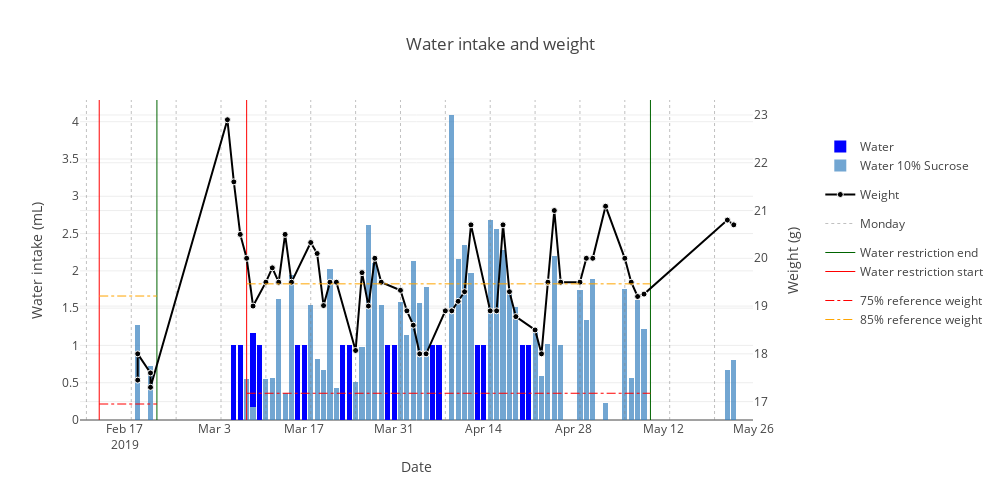

Write notebook code for a chart like this one.
### Code cell
subj = subject.Subject & {'subject_nickname': 'ibl_witten_10'}
# get water and date
water_info_query = (action.WaterAdministration & subj).proj(
    'water_administered', 'watertype_name', water_date='DATE(administration_time)')
water_info = water_info_query.fetch(as_dict=True)
water_info = pd.DataFrame(water_info)
water_types = water_info.watertype_name.unique()
water_info_type = water_info.pivot_table(
    index='water_date', columns='watertype_name', values='water_administered', aggfunc='sum')
max_water_intake = np.nanmax(water_info_type.values) + 0.2
yrange_water = [0, max_water_intake]
water_info_type = water_info_type.where((pd.notnull(water_info_type)), None)
weight_info_query = (action.Weighing & subj).proj(
    'weight', weighing_date='DATE(weighing_time)')
weight_info = weight_info_query.fetch(as_dict=True)
weight_info = pd.DataFrame(weight_info)
weight_info = weight_info.where((pd.notnull(weight_info)), None)


# get date range
d = putils.get_date_range(subj)

# get water restriction period
water_restrictions = (action.WaterRestriction & subj).proj(
    'reference_weight',
    res_start='DATE(restriction_start_time)', res_end='DATE(restriction_end_time)')


data = [
    go.Bar(
        x = [t.strftime('%Y-%m-%d') for t in water_info_type.index.tolist()],
        y = water_info_type[water_type].tolist(),
        marker = dict(color = water_type_map[water_type]),
        name = water_type,
        yaxis = 'y1',
        legendgroup='water_type'
    )
    for water_type in water_types
]

data.append(
    go.Scatter(
        x=[t.strftime('%Y-%m-%d') for t in weight_info['weighing_date'].tolist()],
        y=weight_info['weight'].tolist(),
        mode='lines+markers',
        name='Weight',
        marker=dict(
            size=6,
            color='black',
            line = dict(
            color = 'white',
            width = 1)
        ),
        legendgroup='weight',
        yaxis = 'y2'
    ))

# monday marks
for imonday, monday in enumerate(d['mondays']):
    if imonday == 0:
        show_monday_legend=True  
    else:
        show_monday_legend=False
    data.append(
        go.Scatter(
            x=[monday, monday],
            y=yrange_water,
            mode="lines",
            line=dict(
                width=0.5,
                color='gray',
                dash='dot'
            ),
            name='Monday',
            yaxis='y1',
            showlegend=show_monday_legend,
            legendgroup='monday'
        )
    )

# water restriction marks and reference weight marks
for iwater, water_res in enumerate(water_restrictions.fetch(as_dict=True)):
    
    if iwater==0:
        show_res_legend = True
    else:
        show_res_legend = False
    
    res_start = water_res['res_start'].strftime('%Y-%m-%d')
    
    if water_res['res_end']:
        res_end = water_res['res_end'].strftime('%Y-%m-%d')
    else:
        res_end = last_date_str
    data.append(
        go.Scatter(
            x=[res_start, res_start],
            y=yrange_water,
            mode="lines",
            line=dict(
                width=1,
                color='red',
            ),
            name='Water restriction start',
            yaxis='y1',
            showlegend=show_res_legend,
            legendgroup='restriction'
        )
    )
    
    if water_res['res_end']:

        data.append(
            go.Scatter(
                x=[res_end, res_end],
                y=yrange_water,
                mode="lines",
                line=dict(
                    width=1,
                    color='darkgreen',
                ),
                name='Water restriction end',
                yaxis='y1',
                showlegend=show_res_legend,
                legendgroup='restriction'
            )
        )
    
     
    data.append(
        go.Scatter(
            x=[res_start, res_end],
            y=[water_res['reference_weight']*0.85, water_res['reference_weight']*0.85],
            mode="lines",
            line=dict(
                width=1,
                color='orange',
                dash='dashdot'
            ),
            name='85% reference weight',
            yaxis='y2',
            showlegend=show_res_legend,
            legendgroup='weight_ref'
        )
    )
    
    data.append(
        go.Scatter(
            x=[res_start, res_end],
            y=[water_res['reference_weight']*0.75, water_res['reference_weight']*0.75],
            mode="lines",
            line=dict(
                width=1,
                color='red',
                dash='dashdot'
            ),
            name='75% reference weight',
            yaxis='y2',
            showlegend=show_res_legend,
            legendgroup='weight_ref'
        )
    )



layout = go.Layout(
    yaxis=dict(
        title='Water intake (mL)',
        range=yrange_water
    ),
    yaxis2=dict(
        title='Weight (g)',
        overlaying='y',
        side='right',
    ),
    width=1000,
    height=500,
    title='Water intake and weight', 
    xaxis=dict(
        title='Date',
        range=[d['first_date_str'], d['last_date_str']]
    ), 
    legend=dict(
        x=1.1, 
        y=0.9,
        orientation='v'),
    barmode='stack'
)
fig = go.Figure(data=data, layout=layout)
plotly.offline.iplot(fig)

### Figure 1 — Plotly figure (JSON) as saved in the notebook; plotly's stock layout.template omitted (floating-point values rounded to 4 significant figures)
{"data": [{"legendgroup": "water_type", "marker": {"color": "rgba(55, 128, 191, 0.7)"}, "name": "Water 10% Sucrose", "type": "bar", "uid": "60a3a399-bb79-4e1c-8a55-22468ff6e990", "x": ["2019-02-19", "2019-02-21", "2019-02-22", "2019-02-23", "2019-02-24", "2019-02-25", "2019-02-26", "2019-02-27", "2019-02-28", "2019-03-01", "2019-03-02", "2019-03-03", "2019-03-04", "2019-03-06", "2019-03-07", "2019-03-08", "2019-03-09", "2019-03-10", "2019-03-11", "2019-03-12", "2019-03-13", "2019-03-14", "2019-03-15", "2019-03-16", "2019-03-17", "2019-03-18", "2019-03-19", "2019-03-20", "2019-03-21", "2019-03-22", "2019-03-23", "2019-03-24", "2019-03-25", "2019-03-26", "2019-03-27", "2019-03-28", "2019-03-29", "2019-03-30", "2019-03-31", "2019-04-01", "2019-04-02", "2019-04-03", "2019-04-04", "2019-04-05", "2019-04-06", "2019-04-07", "2019-04-09", "2019-04-10", "2019-04-11", "2019-04-12", "2019-04-13", "2019-04-14", "2019-04-15", "2019-04-16", "2019-04-17", "2019-04-18", "2019-04-19", "2019-04-20", "2019-04-21", "2019-04-22", "2019-04-23", "2019-04-24", "2019-04-25", "2019-04-26", "2019-04-29", "2019-04-30", "2019-05-01", "2019-05-03", "2019-05-06", "2019-05-07", "2019-05-08", "2019-05-09", "2019-05-22", "2019-05-23"], "y": [1.278, 0.7231, null, null, null, null, null, null, null, null, null, null, null, null, null, 0.5536, 0.1683, null, 0.5508, 0.567, 1.617, 0.36, 1.939, null, null, 1.548, 0.812, 0.6698, 2.026, 0.4284, null, null, 0.511, 0.9828, 2.61, 2.103, 1.537, null, null, 1.577, 1.139, 2.133, 1.57, 1.782, null, null, 4.091, 2.164, 2.341, 1.974, null, null, 2.687, 2.564, 2.277, 1.692, 1.52, null, null, 1.224, 0.5874, 1.013, 2.203, 1.01, 1.737, 1.338, 1.891, 0.225, 1.76, 0.5616, 1.603, 1.224, 0.6704, 0.8075], "yaxis": "y"}, {"legendgroup": "water_type", "marker": {"color": "blue"}, "name": "Water", "type": "bar", "uid": "3a2e3f03-6c44-4878-b18b-25a4efa95b1c", "x": ["2019-02-19", "2019-02-21", "2019-02-22", "2019-02-23", "2019-02-24", "2019-02-25", "2019-02-26", "2019-02-27", "2019-02-28", "2019-03-01", "2019-03-02", "2019-03-03", "2019-03-04", "2019-03-06", "2019-03-07", "2019-03-08", "2019-03-09", "2019-03-10", "2019-03-11", "2019-03-12", "2019-03-13", "2019-03-14", "2019-03-15", "2019-03-16", "2019-03-17", "2019-03-18", "2019-03-19", "2019-03-20", "2019-03-21", "2019-03-22", "2019-03-23", "2019-03-24", "2019-03-25", "2019-03-26", "2019-03-27", "2019-03-28", "2019-03-29", "2019-03-30", "2019-03-31", "2019-04-01", "2019-04-02", "2019-04-03", "2019-04-04", "2019-04-05", "2019-04-06", "2019-04-07", "2019-04-09", "2019-04-10", "2019-04-11", "2019-04-12", "2019-04-13", "2019-04-14", "2019-04-15", "2019-04-16", "2019-04-17", "2019-04-18", "2019-04-19", "2019-04-20", "2019-04-21", "2019-04-22", "2019-04-23", "2019-04-24", "2019-04-25", "2019-04-26", "2019-04-29", "2019-04-30", "2019-05-01", "2019-05-03", "2019-05-06", "2019-05-07", "2019-05-08", "2019-05-09", "2019-05-22", "2019-05-23"], "y": [null, null, 0, 0, 0, 0, 0, 0, 0, 0, 0, 0, 0, 1, 1, null, 1, 1, null, null, null, null, null, 1, 1, null, null, null, null, null, 1, 1, null, null, null, null, null, 1, 1, null, null, null, null, null, 1, 1, null, null, null, null, 1, 1, null, null, null, null, null, 1, 1, null, null, null, null, null, null, null, null, null, null, null, null, null, null, null], "yaxis": "y"}, {"legendgroup": "weight", "marker": {"color": "black", "line": {"color": "white", "width": 1}, "size": 6}, "mode": "lines+markers", "name": "Weight", "type": "scatter", "uid": "bcae283e-bca5-4122-940e-7898be006ad9", "x": ["2019-02-19", "2019-02-19", "2019-02-21", "2019-02-21", "2019-03-05", "2019-03-06", "2019-03-07", "2019-03-08", "2019-03-09", "2019-03-11", "2019-03-12", "2019-03-13", "2019-03-13", "2019-03-14", "2019-03-15", "2019-03-18", "2019-03-19", "2019-03-20", "2019-03-21", "2019-03-22", "2019-03-25", "2019-03-26", "2019-03-27", "2019-03-28", "2019-03-29", "2019-04-01", "2019-04-02", "2019-04-03", "2019-04-04", "2019-04-04", "2019-04-05", "2019-04-08", "2019-04-09", "2019-04-09", "2019-04-10", "2019-04-11", "2019-04-12", "2019-04-15", "2019-04-16", "2019-04-17", "2019-04-18", "2019-04-19", "2019-04-22", "2019-04-23", "2019-04-24", "2019-04-24", "2019-04-25", "2019-04-26", "2019-04-29", "2019-04-30", "2019-05-01", "2019-05-03", "2019-05-06", "2019-05-07", "2019-05-08", "2019-05-09", "2019-05-22", "2019-05-23"], "y": [17.45, 18, 17.6, 17.3, 22.9, 21.6, 20.5, 20, 19, 19.5, 19.8, 19.5, 19.5, 20.5, 19.5, 20.33, 20.1, 19.01, 19.5, 19.5, 18.07, 19.7, 19, 20, 19.5, 19.33, 18.9, 18.6, 18, 18, 18, 18.9, 18.9, 18.9, 19.1, 19.3, 20.7, 18.9, 18.9, 20.7, 19.3, 18.78, 18.5, 18, 19.5, 19.5, 21, 19.5, 19.5, 20, 20, 21.09, 20, 19.5, 19.2, 19.25, 20.8, 20.7], "yaxis": "y2"}, {"legendgroup": "monday", "line": {"color": "gray", "dash": "dot", "width": 0.5}, "mode": "lines", "name": "Monday", "showlegend": true, "type": "scatter", "uid": "4872bccc-b750-4c3a-93b7-624b89458a60", "x": ["2019-02-11", "2019-02-11"], "y": [0, 4.291], "yaxis": "y"}, {"legendgroup": "monday", "line": {"color": "gray", "dash": "dot", "width": 0.5}, "mode": "lines", "name": "Monday", "showlegend": false, "type": "scatter", "uid": "6847eeab-73a4-457c-b638-1d9ac912326c", "x": ["2019-02-18", "2019-02-18"], "y": [0, 4.291], "yaxis": "y"}, {"legendgroup": "monday", "line": {"color": "gray", "dash": "dot", "width": 0.5}, "mode": "lines", "name": "Monday", "showlegend": false, "type": "scatter", "uid": "07677d5a-76e6-4a06-8b2e-8b4eb502dd21", "x": ["2019-02-25", "2019-02-25"], "y": [0, 4.291], "yaxis": "y"}, {"legendgroup": "monday", "line": {"color": "gray", "dash": "dot", "width": 0.5}, "mode": "lines", "name": "Monday", "showlegend": false, "type": "scatter", "uid": "89eefd4c-2bd6-4291-8a25-6363e09298a0", "x": ["2019-03-04", "2019-03-04"], "y": [0, 4.291], "yaxis": "y"}, {"legendgroup": "monday", "line": {"color": "gray", "dash": "dot", "width": 0.5}, "mode": "lines", "name": "Monday", "showlegend": false, "type": "scatter", "uid": "212ea8d8-7e35-4b61-b685-ac5e67fb856b", "x": ["2019-03-11", "2019-03-11"], "y": [0, 4.291], "yaxis": "y"}, {"legendgroup": "monday", "line": {"color": "gray", "dash": "dot", "width": 0.5}, "mode": "lines", "name": "Monday", "showlegend": false, "type": "scatter", "uid": "6bad44ec-1d68-4ae0-a8c6-637a2f60032f", "x": ["2019-03-18", "2019-03-18"], "y": [0, 4.291], "yaxis": "y"}, {"legendgroup": "monday", "line": {"color": "gray", "dash": "dot", "width": 0.5}, "mode": "lines", "name": "Monday", "showlegend": false, "type": "scatter", "uid": "10cb93bd-5e62-41a2-905e-f5f427003e63", "x": ["2019-03-25", "2019-03-25"], "y": [0, 4.291], "yaxis": "y"}, {"legendgroup": "monday", "line": {"color": "gray", "dash": "dot", "width": 0.5}, "mode": "lines", "name": "Monday", "showlegend": false, "type": "scatter", "uid": "70e32b68-5348-4f17-97a8-49f1d70b22ee", "x": ["2019-04-01", "2019-04-01"], "y": [0, 4.291], "yaxis": "y"}, {"legendgroup": "monday", "line": {"color": "gray", "dash": "dot", "width": 0.5}, "mode": "lines", "name": "Monday", "showlegend": false, "type": "scatter", "uid": "a5e3357c-7f46-4be7-8ec4-355f2caa866a", "x": ["2019-04-08", "2019-04-08"], "y": [0, 4.291], "yaxis": "y"}, {"legendgroup": "monday", "line": {"color": "gray", "dash": "dot", "width": 0.5}, "mode": "lines", "name": "Monday", "showlegend": false, "type": "scatter", "uid": "4c3a9ae7-05db-4183-9670-5d856744291b", "x": ["2019-04-15", "2019-04-15"], "y": [0, 4.291], "yaxis": "y"}, {"legendgroup": "monday", "line": {"color": "gray", "dash": "dot", "width": 0.5}, "mode": "lines", "name": "Monday", "showlegend": false, "type": "scatter", "uid": "a5b1fcf6-9e3e-4c32-b20f-4bd0a7e60912", "x": ["2019-04-22", "2019-04-22"], "y": [0, 4.291], "yaxis": "y"}, {"legendgroup": "monday", "line": {"color": "gray", "dash": "dot", "width": 0.5}, "mode": "lines", "name": "Monday", "showlegend": false, "type": "scatter", "uid": "6da3384a-78ed-4c6f-bec7-020e88bb0bbd", "x": ["2019-04-29", "2019-04-29"], "y": [0, 4.291], "yaxis": "y"}, {"legendgroup": "monday", "line": {"color": "gray", "dash": "dot", "width": 0.5}, "mode": "lines", "name": "Monday", "showlegend": false, "type": "scatter", "uid": "bf95c7a3-9904-4120-b635-98327e2381bd", "x": ["2019-05-06", "2019-05-06"], "y": [0, 4.291], "yaxis": "y"}, {"legendgroup": "monday", "line": {"color": "gray", "dash": "dot", "width": 0.5}, "mode": "lines", "name": "Monday", "showlegend": false, "type": "scatter", "uid": "ab2a1bf8-46df-49f3-ad59-1295c1bf9318", "x": ["2019-05-13", "2019-05-13"], "y": [0, 4.291], "yaxis": "y"}, {"legendgroup": "monday", "line": {"color": "gray", "dash": "dot", "width": 0.5}, "mode": "lines", "name": "Monday", "showlegend": false, "type": "scatter", "uid": "22d15dc6-30b1-48e2-bdae-86a472b41154", "x": ["2019-05-20", "2019-05-20"], "y": [0, 4.291], "yaxis": "y"}, {"legendgroup": "restriction", "line": {"color": "red", "width": 1}, "mode": "lines", "name": "Water restriction start", "showlegend": true, "type": "scatter", "uid": "6639ef16-d238-489e-84b9-aa58ba742aac", "x": ["2019-02-13", "2019-02-13"], "y": [0, 4.291], "yaxis": "y"}, {"legendgroup": "restriction", "line": {"color": "darkgreen", "width": 1}, "mode": "lines", "name": "Water restriction end", "showlegend": true, "type": "scatter", "uid": "46499496-b9b0-4f3d-aba7-879e0c0b6c07", "x": ["2019-02-22", "2019-02-22"], "y": [0, 4.291], "yaxis": "y"}, {"legendgroup": "weight_ref", "line": {"color": "orange", "dash": "dashdot", "width": 1}, "mode": "lines", "name": "85% reference weight", "showlegend": true, "type": "scatter", "uid": "0e0ccd8f-6bce-4595-9cab-6aff582f6a91", "x": ["2019-02-13", "2019-02-22"], "y": [19.21, 19.21], "yaxis": "y2"}, {"legendgroup": "weight_ref", "line": {"color": "red", "dash": "dashdot", "width": 1}, "mode": "lines", "name": "75% reference weight", "showlegend": true, "type": "scatter", "uid": "b4f7f551-40b9-4591-8a60-fcf2ea8bd14f", "x": ["2019-02-13", "2019-02-22"], "y": [16.95, 16.95], "yaxis": "y2"}, {"legendgroup": "restriction", "line": {"color": "red", "width": 1}, "mode": "lines", "name": "Water restriction start", "showlegend": false, "type": "scatter", "uid": "fd172055-d935-42ab-bac0-eb91c25bab2a", "x": ["2019-03-08", "2019-03-08"], "y": [0, 4.291], "yaxis": "y"}, {"legendgroup": "restriction", "line": {"color": "darkgreen", "width": 1}, "mode": "lines", "name": "Water restriction end", "showlegend": false, "type": "scatter", "uid": "541cbb79-49fd-4baa-b235-2b26dca561af", "x": ["2019-05-10", "2019-05-10"], "y": [0, 4.291], "yaxis": "y"}, {"legendgroup": "weight_ref", "line": {"color": "orange", "dash": "dashdot", "width": 1}, "mode": "lines", "name": "85% reference weight", "showlegend": false, "type": "scatter", "uid": "438fbb91-a464-4abb-9b49-994fb0f84476", "x": ["2019-03-08", "2019-05-10"], "y": [19.46, 19.46], "yaxis": "y2"}, {"legendgroup": "weight_ref", "line": {"color": "red", "dash": "dashdot", "width": 1}, "mode": "lines", "name": "75% reference weight", "showlegend": false, "type": "scatter", "uid": "633d48fa-62f8-4b51-b2e7-3bfe3cec702a", "x": ["2019-03-08", "2019-05-10"], "y": [17.17, 17.17], "yaxis": "y2"}], "layout": {"barmode": "stack", "height": 500, "legend": {"orientation": "v", "x": 1.1, "y": 0.9}, "title": {"text": "Water intake and weight"}, "width": 1000, "xaxis": {"range": ["2019-02-10", "2019-05-26"], "title": {"text": "Date"}}, "yaxis": {"range": [0, 4.291], "title": {"text": "Water intake (mL)"}}, "yaxis2": {"overlaying": "y", "side": "right", "title": {"text": "Weight (g)"}}}}
